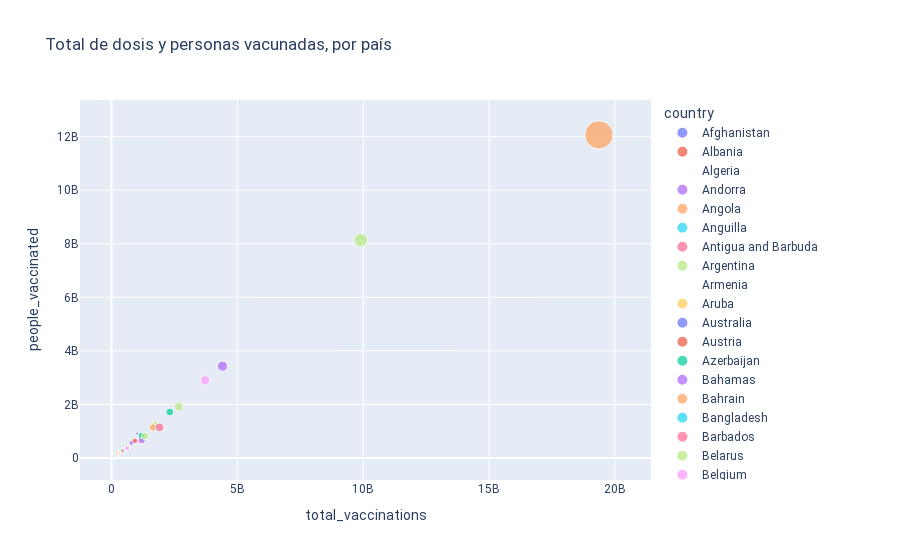

Notebook code for this chart:
### Markdown cell above
### Grafico IV - Total de dosis y personas vacunadas, por país.

### Code cell
fig = px.scatter(data,
           x='total_vaccinations',
           y='people_vaccinated',
           color='country',
           size='people_fully_vaccinated',
           title='Total de dosis y personas vacunadas, por país')
fig.update_layout(
    font_family="Roboto",
)
fig.show()
